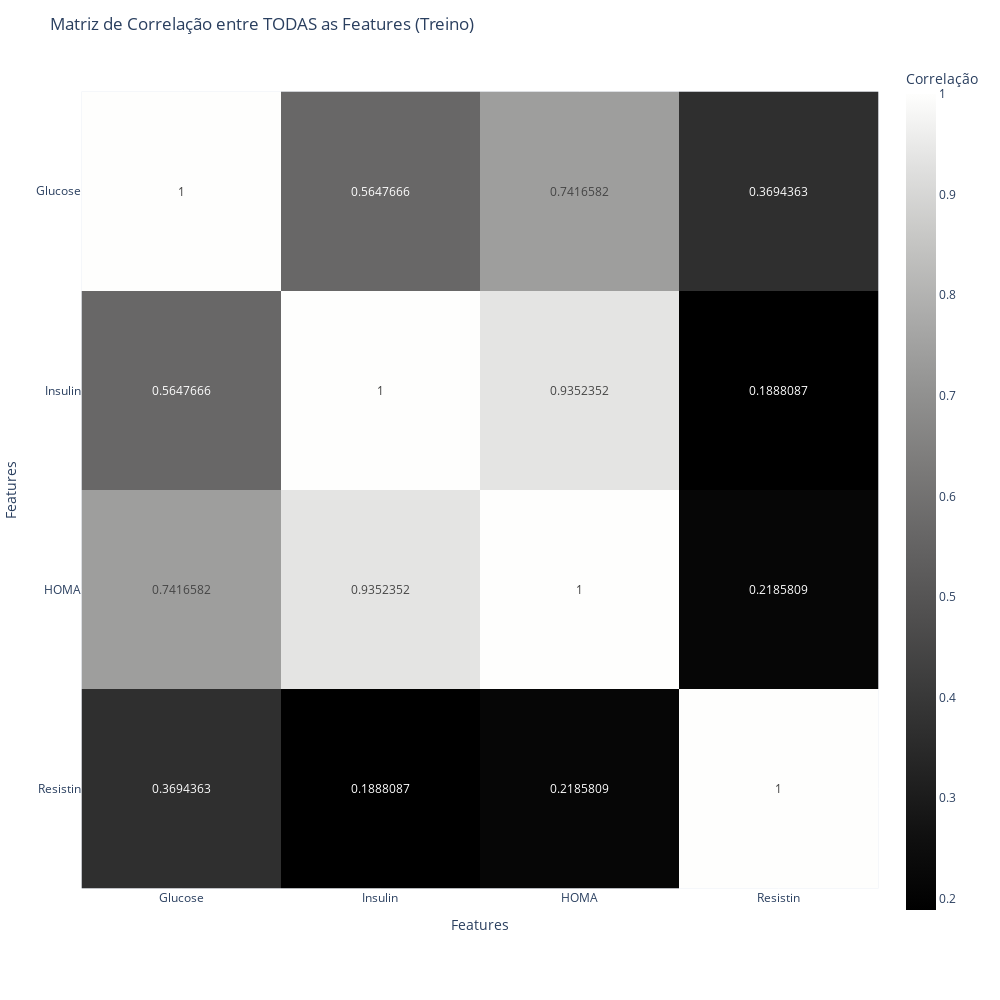

Notebook code for this chart:
### Code cell
import pandas as pd
import numpy as np
from scipy.stats import kruskal

#--------------------------feature selection --------------------------
#Kruskal-Wallis
kruskal_selected_features = []
p_values = {}
classes = np.unique(y_train)
use_lda = X_train.columns
for feature in X_train.columns:
    groups = []
    for have_c in classes:
        groups.append(X_train.loc[y_train == have_c, feature]) #faz uma lista dependendo do valor do classification

    stat, p = kruskal(*groups) #stat fica com o valor H e p fica com o p-value
    p_values[feature] = p
    
    # Selecionar features com diferença estatisticamente significativa  (5% significance level)
    if p < 0.05:
        kruskal_selected_features.append(feature)
        print(f"Feature: {feature}, Kruskal-Wallis H-statistic: {stat}, p-value: {p}")


print("kruskal_selected_features:", kruskal_selected_features)


# Reduzir datasets apenas às features selecionadas pelo Kruskal-Wallis
X_krus_train_sel = X_train[kruskal_selected_features]
X_krus_val_sel = X_val[kruskal_selected_features]
X_krus_test_sel = X_test[kruskal_selected_features]




# ROC-AUC
import plotly.graph_objects as go
from sklearn.metrics import roc_curve, auc

# --- prepara dados (y_train e X_train já definidos) ---
classes = np.unique(y_train)
pos_label = classes[-1]   # define a classe positiva como a de maior valor (ex: 1 ou 2)

fnames = np.array(X_train.columns)
roc_auc = np.zeros(fnames.shape)

# --- calcular curvas ROC e AUC para cada feature ---
i = 0
for f in fnames:
    x_feat = X_train[f].to_numpy().astype(float)
    y_true = y_train.to_numpy()

    # curva ROC + AUC
    fpr, tpr, _ = roc_curve(y_true, x_feat, pos_label=pos_label)
    a = auc(fpr, tpr)
    if a < 0.5:
        a = 1 - a  # inverter direção se necessário
    roc_auc[i] = a

    # # --- plot -> utilizar este codigo para relatorio  ---
    # figR = go.Figure()
    # figR.add_scatter(x=fpr, y=tpr, mode='lines+markers')
    # figR.update_layout(autosize=False, width=700, height=700, title=dict(text=f))
    # figR.update_xaxes(title_text="1 - Specificidade (FPR)", range=[-0.01, 1.01])
    # figR.update_yaxes(title_text="Sensibilidade (TPR)", range=[-0.01, 1.01])
    # figR.add_annotation(x=0.5, y=0.5, text=f"AUC: {a:.3f}", showarrow=False, yshift=10)
    # figR.show()
    i += 1



# --- selecionar features com AUC acima do limiar (ex: 0.60) ---
roc_auc_selected_features = fnames[roc_auc > 0.60]
print("roc_auc_selected_features:", roc_auc_selected_features)

# --- reduzir os datasets ---
X_auc_train_sel = X_train[roc_auc_selected_features]
X_auc_val_sel   = X_val[roc_auc_selected_features]
X_auc_test_sel  = X_test[roc_auc_selected_features]


# Matriz de Correlação entre todas as features (treino)
import plotly.express as px

X = X_train[kruskal_selected_features].to_numpy().T
corrMat = np.corrcoef(X)
eatures = X_train[kruskal_selected_features].columns.tolist()
fig = px.imshow(
    corrMat,
    text_auto=True,
    labels=dict(x="Features", y="Features", color="Correlação"),
    x=eatures,
    y=eatures,
    width=1000,
    height=1000,
    color_continuous_scale=px.colors.sequential.gray
)
fig.update_layout(title="Matriz de Correlação entre TODAS as Features (Treino)")
fig.show()

### Figure 1 — Plotly figure (JSON) as saved in the notebook; plotly's stock layout.template omitted (floating-point values rounded to 4 significant figures)
{"data": [{"coloraxis": "coloraxis", "hovertemplate": "Features: %{x}<br>Features: %{y}<br>Correlação: %{z}<extra></extra>", "name": "0", "texttemplate": "%{z}", "type": "heatmap", "x": ["Glucose", "Insulin", "HOMA", "Resistin"], "xaxis": "x", "y": ["Glucose", "Insulin", "HOMA", "Resistin"], "yaxis": "y", "z": [[1.0, 0.5648, 0.7417, 0.3694], [0.5648, 1.0, 0.9352, 0.1888], [0.7417, 0.9352, 1.0, 0.2186], [0.3694, 0.1888, 0.2186, 1.0]]}], "layout": {"coloraxis": {"colorbar": {"title": {"text": "Correlação"}}, "colorscale": [[0, "rgb(0, 0, 0)"], [0.09091, "rgb(16, 16, 16)"], [0.1818, "rgb(38, 38, 38)"], [0.2727, "rgb(59, 59, 59)"], [0.3636, "rgb(81, 80, 80)"], [0.4545, "rgb(102, 101, 101)"], [0.5455, "rgb(124, 123, 122)"], [0.6364, "rgb(146, 146, 145)"], [0.7273, "rgb(171, 171, 170)"], [0.8182, "rgb(197, 197, 195)"], [0.9091, "rgb(224, 224, 223)"], [1, "rgb(254, 254, 253)"]]}, "height": 1000, "margin": {"t": 60}, "title": {"text": "Matriz de Correlação entre TODAS as Features (Treino)"}, "width": 1000, "xaxis": {"anchor": "y", "constrain": "domain", "domain": [0, 1], "scaleanchor": "y", "title": {"text": "Features"}}, "yaxis": {"anchor": "x", "autorange": "reversed", "constrain": "domain", "domain": [0, 1], "title": {"text": "Features"}}}}
